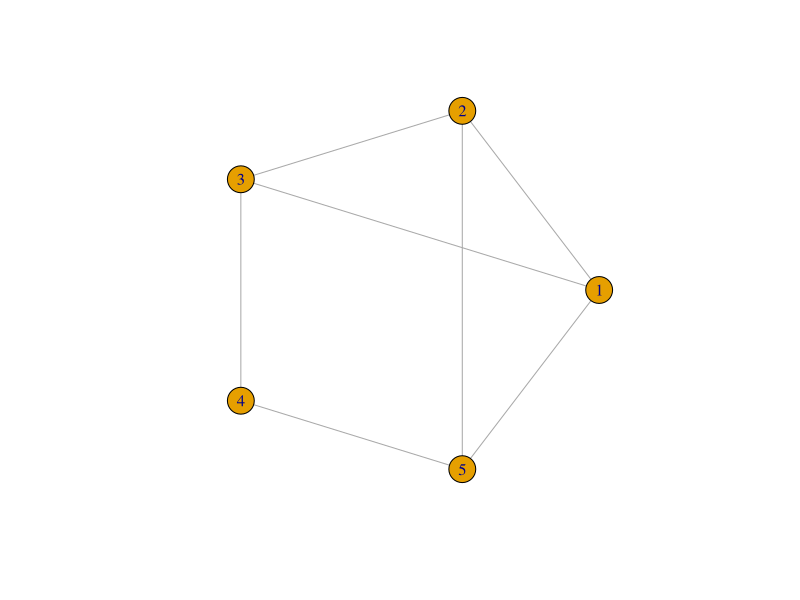
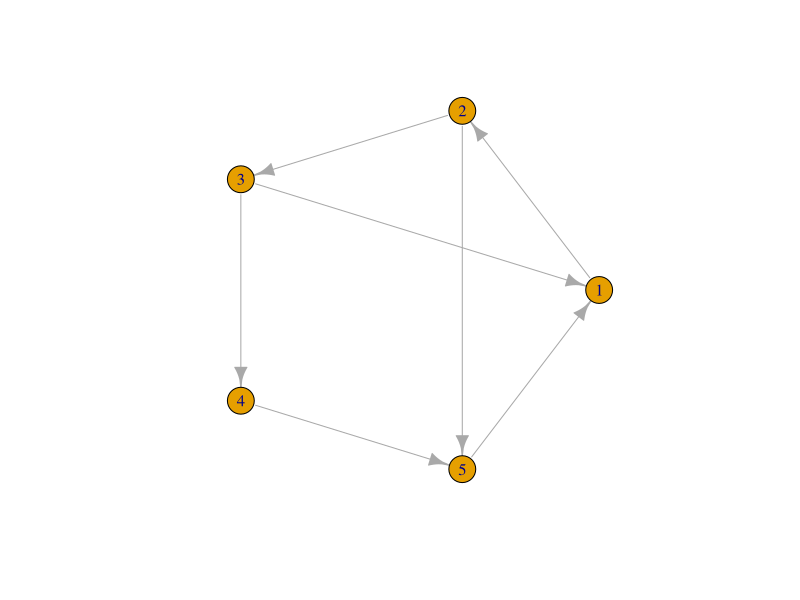
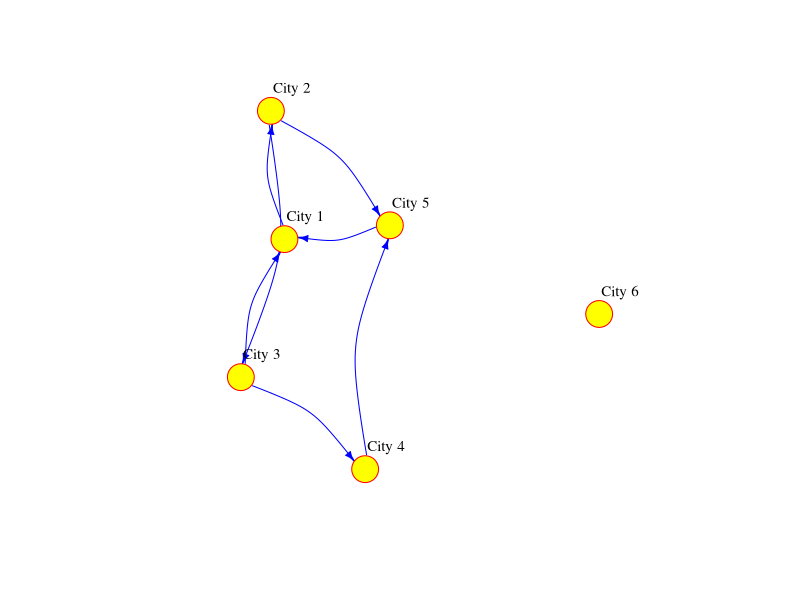
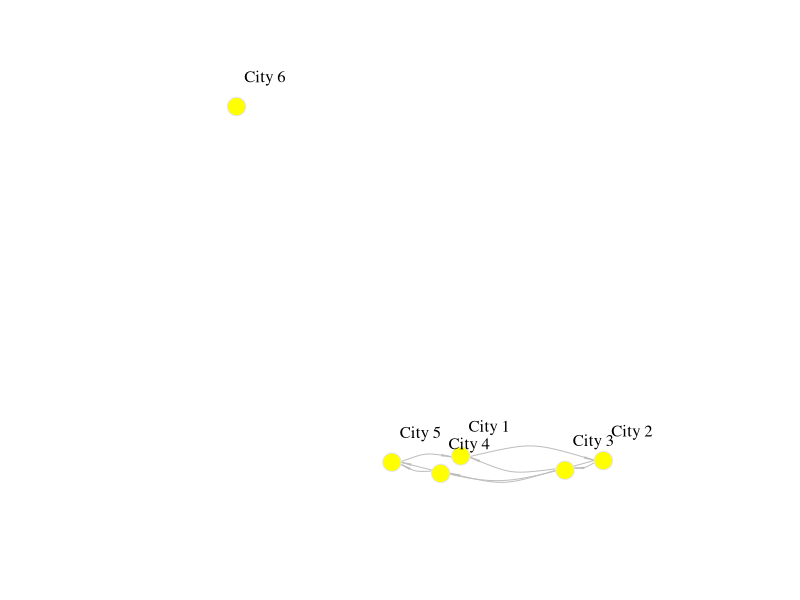

Reproduce these figures in R, in order.
## ---- chunk 1
#| include = FALSE
rm(list=ls()) # clear working space
## ---- chunk 2
#| warning: false
#| message: false
#| 
# working with spatial data
library(sf)
# data manipulation and visualisation
library(tidyverse)
# network manipulation and analysis
library(igraph)
## ---- chunk 3
# create a graph object
network <- graph( 
  n = 5, # add number of nodes
  edges = c(1,2, 
            2,3, 
            2,5, 
            3,1, 
            3,4, 
            4,5, 
            5,1), # add edges
  directed = FALSE )

# plot
plot(network, 
     layout = layout.circle(network), # set layout
     vertex.label = 1:5)
## ---- chunk 4
# create a graph object
network <- graph( 
  n = 5, # add number of nodes
  edges = c(1,2, 
            2,3, 
            2,5, 
            3,1, 
            3,4, 
            4,5, 
            5,1), # add edges
  directed = TRUE )

# plot
plot(network, 
     layout = layout.circle(network), # set layout
     vertex.label = 1:5)
## ---- chunk 5
# create a graph object
network_isolated <- graph( 
  c("City 1","City 2", 
    "City 2","City 3", 
    "City 2","City 5", 
    "City 3","City 1", 
    "City 3","City 4", 
    "City 4","City 5", 
    "City 5","City 1"),
  isolates=c("City 6") # isolated node
  )

# plot
plot(network_isolated, 
     vertex.frame.color="red",  
     vertex.label.color="black",
     vertex.label.cex=0.9, 
     vertex.label.dist=2.3, 
     edge.curved=0.3, 
     edge.arrow.size=.5, 
     edge.color = "blue", 
     vertex.color="yellow", 
     vertex.size=15) 
## ---- chunk 6
V(network_isolated)
## ---- chunk 7
V(network_isolated)$name
## ---- chunk 8
V(network_isolated)$population <- c(92000, 549000, 1786000, 74000, 8000, 21000)
## ---- chunk 9
E(network_isolated)
## ---- chunk 10
E(network_isolated)$weight <- c(2000, 5000, 1000, 1000, 4000, 3500, 7000)
## ---- chunk 11
network_isolated[]
## ---- chunk 12
vertex_attr(network_isolated)
## ---- chunk 13
network_isolated$title <- "Network of human mobility between cities"
## ---- chunk 14
plot(network_isolated, 
     # adjust nodes
     vertex.frame.color = "gray90",    # line colour
     vertex.label.color = "black",    # label colour 
     vertex.label.cex = 1,            # label font size
     vertex.label.dist = 3,           # label distance
     vertex.color = "yellow",         # colour 
     vertex.size=10,                  # size
     # adjust edges
     edge.curved=0.3,     # curvature
     edge.arrow.size=.5,  # size
     edge.arrow.width=.2,
     edge.width=E(network_isolated)$width,
     edge.color = "gray") # colour
